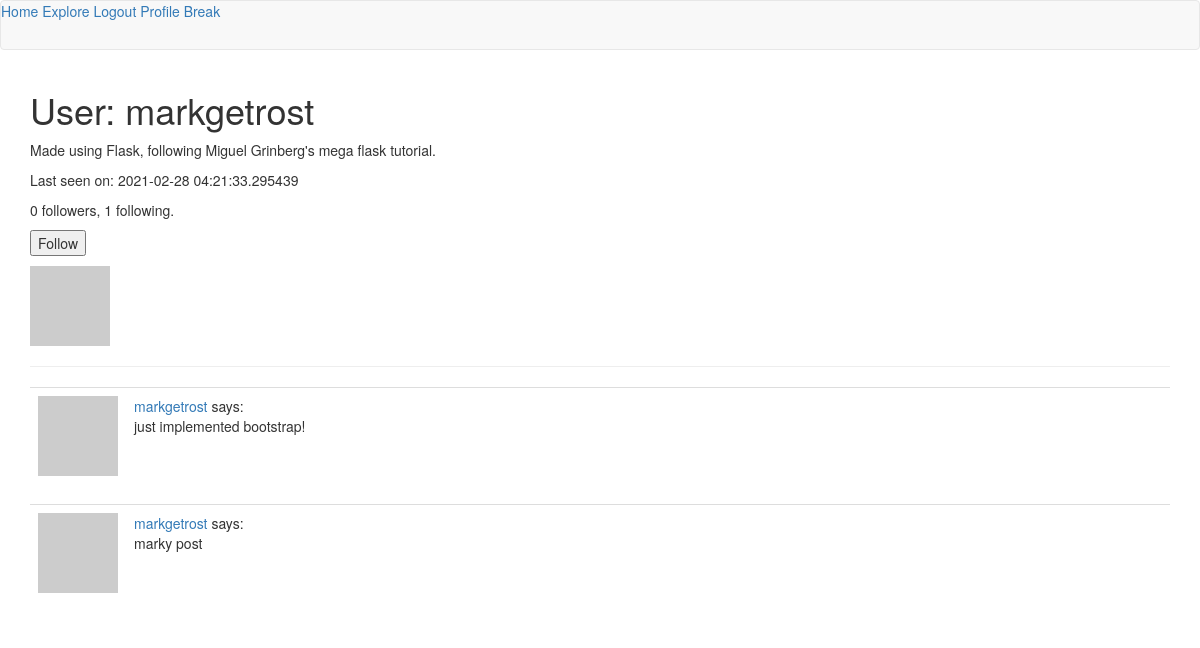
Page /user/markgetrost (signed in) on the committed database.
### app/models.py (models this page shows, shortened)
class User(UserMixin, db.Model):
    id = db.Column(db.Integer, primary_key=True)
    username = db.Column(db.String(64), index=True, unique=True)
    email = db.Column(db.String(120), index=True, unique=True)
    password_hash = db.Column(db.String(128))
    posts = db.relationship('Post', backref='author', lazy='dynamic')
    about_me = db.Column(db.String(140))
    last_seen = db.Column(db.DateTime, default=datetime.utcnow)
    '''
    implementing followers
    the following relationship implements this idea:
    A follows B. A is the left User. B is the right User.
    If we query A, we get the list of users followed by A.

    Below,
    • 'User' is the user followed by A.
    • secondary is the aux. table above this class.
    • primary join is the condition that links A to B.
        - the follower id matches self.id (first var. in this class above)
    • secondaryjoin links B to A. B is the followed user, so they have the
      same id.
    • backref

    '''
    followed = db.relationship(
        'User', secondary=followers,
        primaryjoin=(followers.c.follower_id == id),
        secondaryjoin=(followers.c.followed_id == id),
        backref=db.backref('followers', lazy='dynamic'), lazy='dynamic')
    def avatar(self, size):
        return 'https://www.gravatar.com/avatar/%s?d=identicon&s=%d' % (md5(self.email.encode('utf-8')).hexdigest(), size)
    '''
    Implement following and unfollowing other users.
    '''
    def is_following(self, user):
        return self.followed.filter(followers.c.followed_id==user.id).count() > 0

class Post(db.Model):
    id = db.Column(db.Integer, primary_key=True)
    body = db.Column(db.String(140))
    timestamp = db.Column(db.DateTime, index=True, default=datetime.utcnow)
    user_id = db.Column(db.Integer, db.ForeignKey('user.id'))

### app/routes.py (the view)
@app.route('/user/<username>')
@login_required
def user(username):
	user = User.query.filter_by(username=username).first_or_404()
	page = request.args.get('page', 1, type=int) #query string, default, type
	posts = user.posts.order_by(Post.timestamp.desc()).paginate(
		page, app.config['POSTS_PER_PAGE'], False)
	next_url = url_for('user', username=user.username, page=posts.next_num) \
		if posts.has_next else None
	prev_url = url_for('user', username=user.username, page=posts.prev_num) \
	if posts.has_prev else None
	'''
	note, above we use url_for to pass extra arguments.
	username specifies the user whose profile page we're targetting.
	the page argument is used in this function to determine which of
	this user's posts should be displayed (pagination).

	below, if we're viewing someone else's profile, form serves as the
	follow/unfollow button.
	'''
	form = EmptyForm()
	return render_template('user.html',user=user,posts=posts.items,form=form)

### app/forms.py
class EmptyForm(FlaskForm):
    submit = SubmitField('Submit')

### app/models.py (called while the page is built)
@login.user_loader
def load_user(id):
    return User.query.get(int(id))

### app/routes.py (called while the page is built)
@app.before_request
def before_request():
	if current_user.is_authenticated:
		current_user.last_seen = datetime.utcnow()
		db.session.commit()

### app/templates/user.html (shortened to what this page needs)
{% extends "base.html" %}
{% block app_content %}
    <table>
        <tr valign="top">
            <td><img src="{{ user.avatar(128) }}"></td>
            <h1>User: {{ user.username }}</h1>
            {% if user.about_me %}<p>{{ user.about_me }}</p>{% endif %}
            {% if user.last_seen %}<p>Last seen on: {{ user.last_seen }}</p>{% endif %}
            <p>{{ user.followers.count() }} followers, {{ user.followed.count() }} following.</p>
            {% if user == current_user %}
            <p><a href="{{ url_for('edit_profile') }}">Edit your profile</a></p>
            {% elif not current_user.is_following(user) %}
            <p>
              <form action="{{ url_for('follow', username=user.username) }}" method="post">
                {{ form.submit(value='Follow') }}
             </form>
           </p>
            {% endif %}
        </tr>
    </table>
    <hr>
    {% for post in posts %}
        {% include '_post.html' %}
    {% endfor %}
{% endblock %}

### app/templates/base.html (shortened to what this page needs)
{% extends 'bootstrap/base.html' %}
{% block navbar %}
    <nav class="navbar navbar-default">
      <a href="{{ url_for('index') }}">Home</a>
      <a href="{{ url_for('explore') }}">Explore</a>
      {% if current_user.is_anonynous %}
      <a href="{{ url_for('login') }}">Login</a>
      {% else %}
      <a href="{{ url_for('logout') }}">Logout</a>
      <a href="{{ url_for('user', username=current_user.username) }}">Profile</a>
      {% endif %}
      <a href="{{ url_for('break_app')}}">Break</a>
    </nav>
{% endblock %}
{% block content %}
    <div class="container">
        {% block app_content %}{% endblock %}
    </div>
{% endblock %}

### app/templates/_post.html
 <table class="table table-hover">
        <tr>
            <td width="70px">
                <a href="{{ url_for('user', username=post.author.username) }}">
                    <img src="{{ post.author.avatar(70) }}" />
                </a>
            </td>
            <td>
                <a href="{{ url_for('user', username=post.author.username) }}">
                    {{ post.author.username }}
                </a>
                says:
                <br>
                {{ post.body }}
            </td>
        </tr>
    </table>

### rows in the picture
User: username "markgetrost", about_me "Made using Flask, following Miguel Grinberg's mega flask tutorial.", last_seen "2021-02-28 04:21:33.295439"
Post: author.username "markgetrost", body "just implemented bootstrap!"
Post: author.username "markgetrost", body "marky post"

### other values in the picture
{{ user.followers.count() }} "0"
{{ user.followed.count() }} "1"
